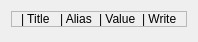
                      <widget class="QWidget" name="scrollAreaWidgetContents">
                       <property name="geometry">
                        <rect>
                         <x>0</x>
                         <y>0</y>
                         <width>198</width>
                         <height>42</height>
                        </rect>
                       </property>
                       <layout class="QVBoxLayout" name="verticalLayout_17">
                        <item>
                         <widget class="QFrame" name="frame_15">
                          <property name="frameShape">
                           <enum>QFrame::StyledPanel</enum>
                          </property>
                          <property name="frameShadow">
                           <enum>QFrame::Raised</enum>
                          </property>
                          <layout class="QHBoxLayout" name="horizontalLayout_8">
                           <property name="topMargin">
                            <number>0</number>
                           </property>
                           <property name="bottomMargin">
                            <number>0</number>
                           </property>
                           <item>
                            <widget class="QLabel" name="label_2">
                             <property name="text">
                              <string>| Title</string>
                             </property>
                            </widget>
                           </item>
                           <item>
                            <widget class="QLabel" name="label_3">
                             <property name="text">
                              <string>| Alias</string>
                             </property>
                            </widget>
                           </item>
                           <item>
                            <widget class="QLabel" name="label_5">
                             <property name="text">
                              <string>| Value</string>
                             </property>
                            </widget>
                           </item>
                           <item>
                            <widget class="QLabel" name="label_11">
                             <property name="text">
                              <string>| Write</string>
                             </property>
                            </widget>
                           </item>
                          </layout>
                         </widget>
                        </item>
                        <item>
                         <spacer name="verticalSpacer_10">
                          <property name="orientation">
                           <enum>Qt::Vertical</enum>
                          </property>
                          <property name="sizeHint" stdset="0">
                           <size>
                            <width>20</width>
                            <height>445</height>
                           </size>
                          </property>
                         </spacer>
                        </item>
                       </layout>
                      </widget>
